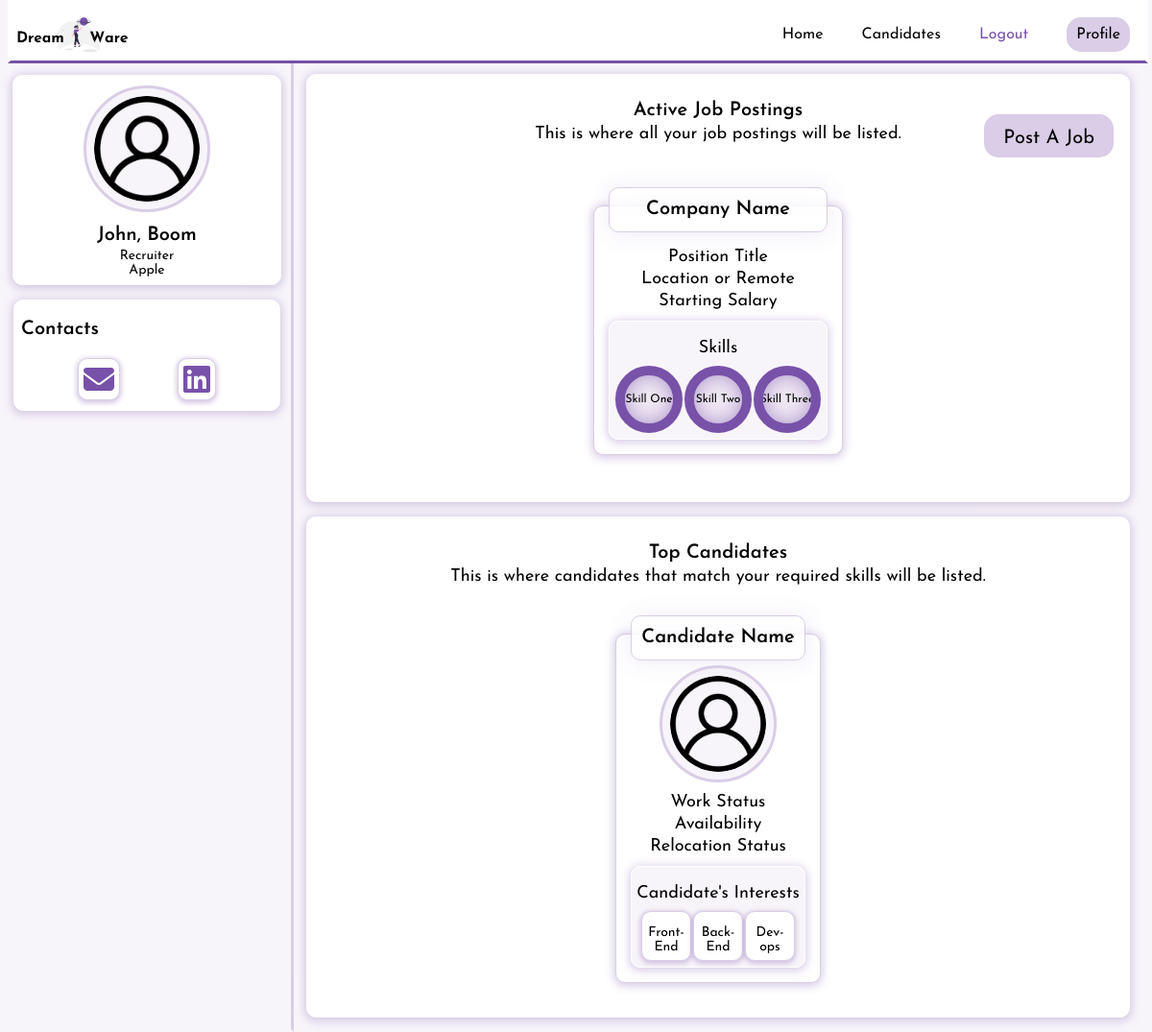
Before: /companyDashboard/ (signed in) with the older database file.
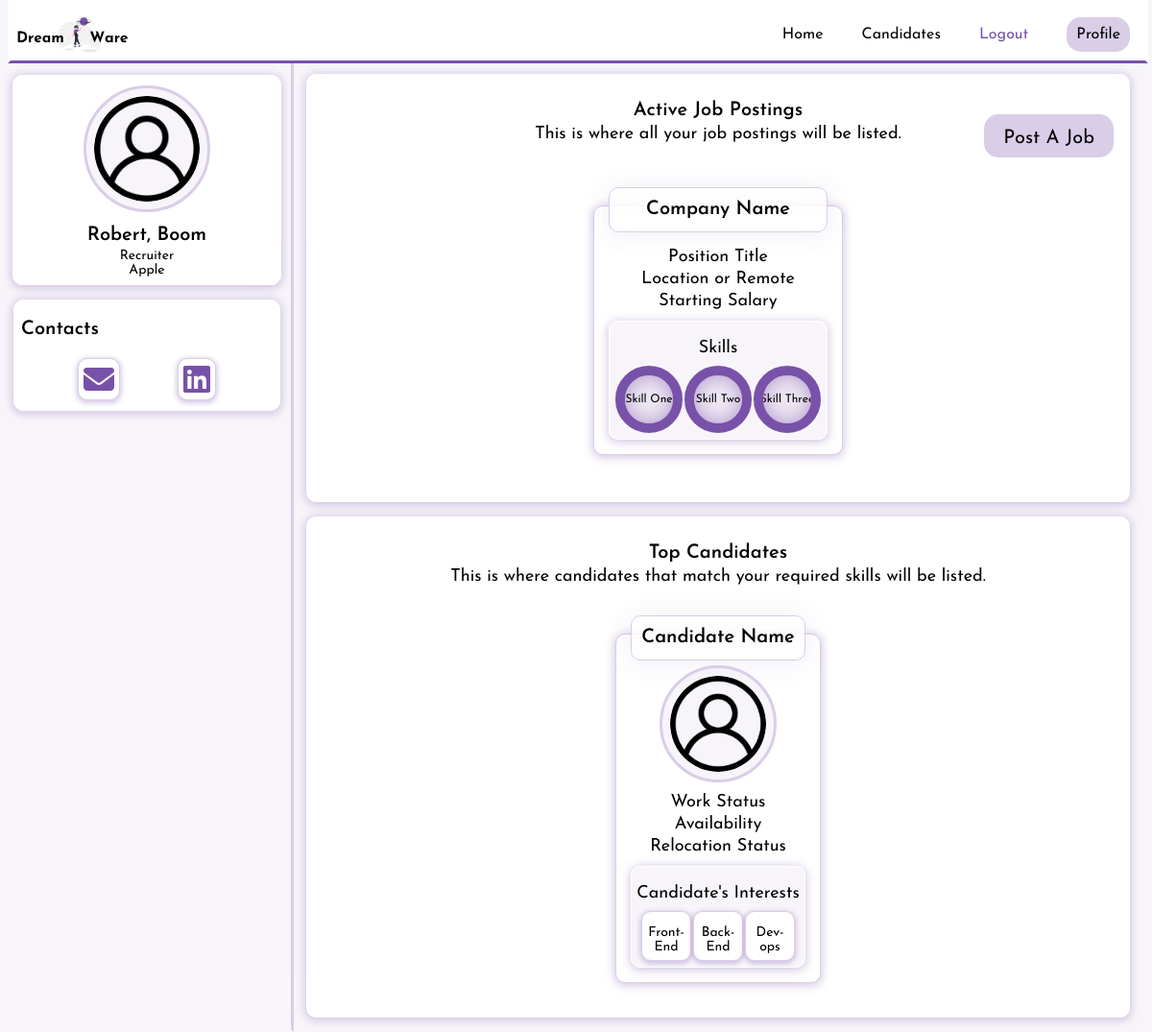
After: the same page with the newer database file.
### dashboard/models.py (models this page shows, shortened)
class CustomUser(AbstractBaseUser, PermissionsMixin):
    def validate_email(value):
        valid_emails = [
            '@gmail.com',
            '@outlook.com',
            '@yahoo.com',
            '@protonmail.com',
            '@aol.com',
            '@icloud.com',
        ]
        for x in valid_emails:
            if x in value:
                return value
            else:
                raise ValidationError("Email Field only accepts gmail, outlook, yahoo, aol and icloud addressees.")
    username = None
    email = models.EmailField(blank = False, unique = True, validators=[validate_email])
    first_name = models.CharField(blank = False,max_length=50)
    last_name = models.CharField(blank = False,max_length=50)
    is_admin = models.BooleanField(default = False)
    is_staff = models.BooleanField(default=False)
    is_active = models.BooleanField(default=True)
    is_company = models.BooleanField(blank=False,default=False)#Monitors companies active on platform
    date_joined = models.DateTimeField(default=timezone.now)
    USERNAME_FIELD = 'email'
    REQUIRED_FIELDS = ['first_name','last_name']
    objects = CustomUserManager()

class Companies(models.Model):
    user = models.OneToOneField(CustomUser, on_delete=models.CASCADE)
    email = models.EmailField() # WILL have validators ensuring non-frauds, depending on org.
    first_name = models.CharField(blank=False,max_length=50)
    last_name = models.CharField(blank=False,max_length=50)
    picture = models.ImageField(default="defaultuser.png",upload_to="company_images") #upload to images folder in database
    company_name =  models.CharField(max_length=60, default='To Be Announced') #Default given due to info not asked at creation of company model
    company_title = models.CharField(max_length=100)
    linkedin = models.URLField(default="https://www.linkedin.com")

### dashboard/views.py (the view)
# urls.py: path('companyDashboard/', views.companyDashboard, name='companyDashboard'),
@login_required(login_url='/login/')
def companyDashboard(request):
    if request.user.is_company is True:
        users = Companies.objects.filter(user=request.user)
        jobPosts = JobPost.objects.filter(company=request.user.companies).order_by('-admin_approved')
        skillOne = [job.skill_one for job in jobPosts]
        skillTwo = [job.skill_two for job in jobPosts]
        skillThree = [job.skill_three for job in jobPosts]
        topSkills = [*skillOne,*skillTwo,*skillThree]
        candidates = Member.objects.filter(skills__name__in = topSkills).distinct().order_by('last_name')[:7]
        return render(request, 'companyDashboard.html',
            {'users': users,'jobPosts':jobPosts, 'candidates':candidates}
        )
    else:
        raise PermissionDenied()

### templates/companyDashboard.html (shortened to what the changed rows need)
<!DOCTYPE html>
<html lang="en" class="dashboard">
    <head>
        {% load static %}
        <link rel="stylesheet" href="{% static 'style.css' %}">
    </head>
    <body>
        <main class="dashboard" >
            <section>
                <section class="dashboard-lCol">
                    <section class="profileSection">
                        <img class="profileImg"src="/media/{{user.companies.picture}}"  width="110px" height="110px">
                        <section class="profileText">
                            <p class="dashboard-title">{{user.first_name}}, {{user.last_name}}</p>
                            <p class="dashboard-text">{{user.companies.company_title}}</p>
                            <p class="dashboard-text">{{user.companies.company_name}}</p>
                        </section>
                    </section>
                </section>
            </section>
        </main>
    </body>
</html>

Changed rows visible on the page:
changed CustomUser "Boom": first_name "John" → "Robert"
